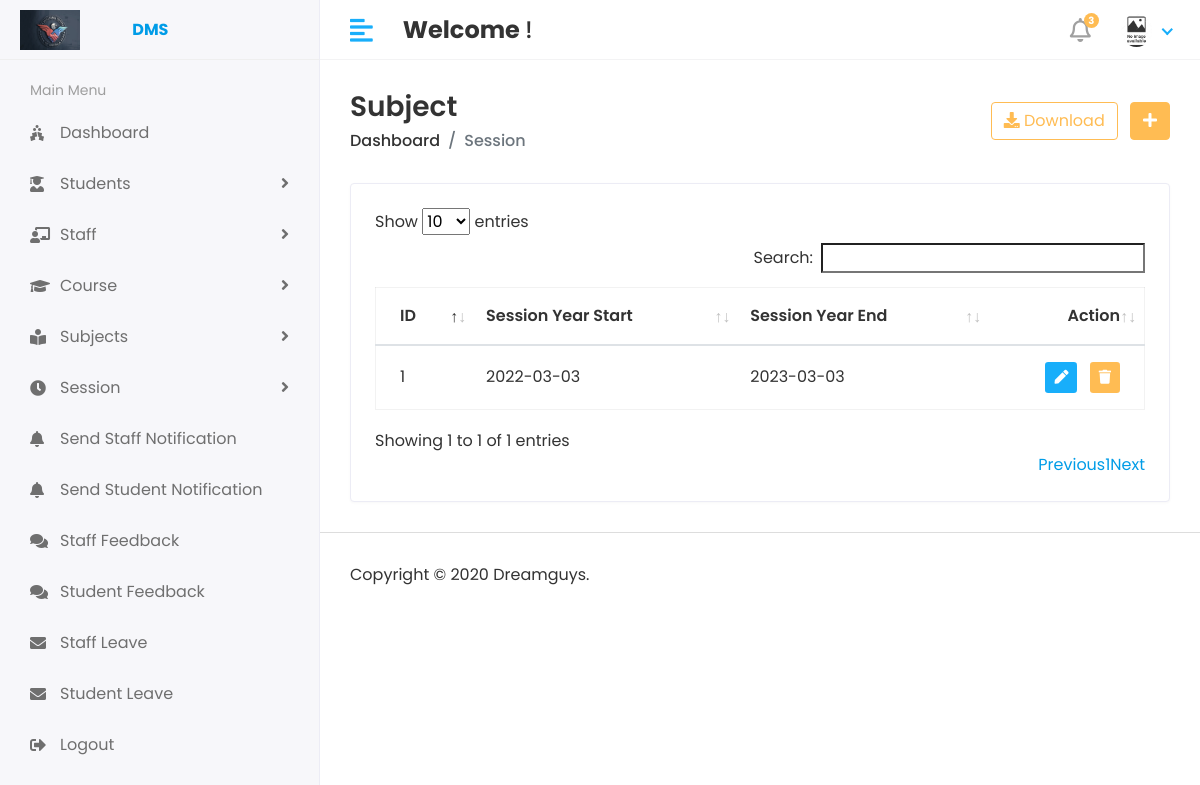
/Hod/Session/View (signed in), run on the app's committed database.
### app/models.py (models this page shows, shortened)
class Session_Year(models.Model):
    session_start = models.CharField(max_length=100)
    session_end = models.CharField(max_length=100)

### app/Hod_Views.py (the view)
# urls.py: path('Hod/Session/View',Hod_Views.VIEW_SESSION,name='view_session'),
@login_required(login_url='/')
def VIEW_SESSION(request):
    session_year = Session_Year.objects.all()
    context = {
        'session_year' : session_year,
    }
    return  render(request, "Hod/view_session.html",context)

### templates/Hod/view_session.html (shortened to what this page needs)
{% extends 'base.html' %}
{% block content %}
<div class="content container-fluid">
    <div class="page-header">
       <div class="row align-items-center">
          <div class="col">
             <h3 class="page-title">Subject</h3>
             <ul class="breadcrumb">
                <li class="breadcrumb-item"><a href="index.html">Dashboard</a></li>
                <li class="breadcrumb-item active">Session</li>
             </ul>
          </div>
          <div class="col-auto text-right float-right ml-auto">
             <a href="#" class="btn btn-outline-primary mr-2"><i class="fas fa-download"></i> Download</a>
             <a href="{% url 'add_subject' %}" class="btn btn-primary"><i class="fas fa-plus"></i></a>
          </div>
       </div>
    </div>
    <div class="row">
       <div class="col-sm-12">
          <div class="card card-table">
             <div class="card-body">
                <div class="table-responsive">
                   <table class="table table-hover table-center mb-0 datatable" id="table_id">
                      <thead>
                         <tr>
                            <th>ID</th>
                            <th>Session Year Start</th>
                            <th>Session Year End</th>
                            <th class="text-right">Action</th>
                         </tr>
                      </thead>
                      <tbody>
                        {% for i in session_year %}
                         <tr>
                            <td>{{ i.id }}</td>
                            <td>{{ i.session_start }}</td>
                            <td>{{ i.session_end }}</td>
                            <td class="text-right">
                               <div class="actions">
                                  <a href="{% url 'edit_session_year' i.id %}" class="btn btn-sm bg-success-light mr-2">
                                  <i class="fas fa-pen"></i>
                                  </a>
                                    <a href="{% url 'delete_session' i.id %}" class="btn btn-sm bg-danger-light">
                                  <i class="fas fa-trash"></i>
                                  </a>
                               </div>
                            </td>
                         </tr>
                         {% endfor %}
                      </tbody>
                   </table>
                </div>
             </div>
          </div>
       </div>
    </div>
 </div>
{% endblock  %}

### static/assets/css/style.css (style rules this page uses)
html { height: 100%; }
body { background-color: #fff; color: #333; font-family: 'Poppins', sans-serif; font-size: 1rem; height: 100%; line-height: 1.5; overflow-x: hidden; }
h1, h2, h3, h4, h5, h6 { font-family: 'Poppins', sans-serif; margin-top: 0; }
a { color: #009ce7; }
input, button, a { transition: all 0.4s ease; -moz-transition: all 0.4s ease; -o-transition: all 0.4s ease; -ms-transition: all 0.4s ease; -webkit-transition: all 0.4s ease; }
ul, ol { padding: 0px; list-style: none; }
.table { color: #333; max-width: 100%; margin-bottom: 0; width: 100%; }
.table.dataTable { border-collapse: collapse !important; border: 1px solid rgba(0, 0, 0, 0.05); }
.table thead tr th { font-weight: 600; }
.table tbody tr { border-bottom: 1px solid rgba(0, 0, 0, 0.05); }
.table.table-center td, .table.table-center th { vertical-align: middle; }
.card-table .card-body .table > thead > tr > th { border-top: 0; }
.card-table .card-body .table tr td:first-child, .card-table .card-body .table tr th:first-child { padding-left: 1.5rem; }
.card-table .card-body .table tr td:last-child, .card-table .card-body .table tr th:last-child { padding-right: 1.5rem; }
.card-table .table td, .card-table .table th { border-top: 1px solid #e2e5e8; padding: 1rem 0.75rem; white-space: nowrap; }
.btn-primary { background-color: #FFBC53; border: 1px solid #FFBC53; }
.btn-outline-primary { color: #FFBC53; border-color: #FFBC53; }
.card { border: 1px solid #ececf5; box-shadow: 0 1px 3px 0 rgba(0, 0, 0, 0.03); margin-bottom: 1.875rem; }
.card-body { padding: 1.5rem; }
.bg-danger-light { background-color:#FFBC53 !important; color:#fff !important; }
.bg-success-light { background-color: #18aefa; color: #fff; }
.page-wrapper > .content { padding: 1.875rem 1.875rem 0; }
.page-header { margin-bottom: 1.875rem; }
.page-header .breadcrumb { background-color: transparent; color: #6c757d; font-size: 1rem; font-weight: 500; margin-bottom: 0; padding: 0; }
.page-header .breadcrumb a { color: #333; }
.page-title { font-size: 28px; font-weight: 600; color: #333; margin-bottom: 5px; }

### data on the page
Session_Year: id "1", session_start "2022-03-03", session_end "2023-03-03"
